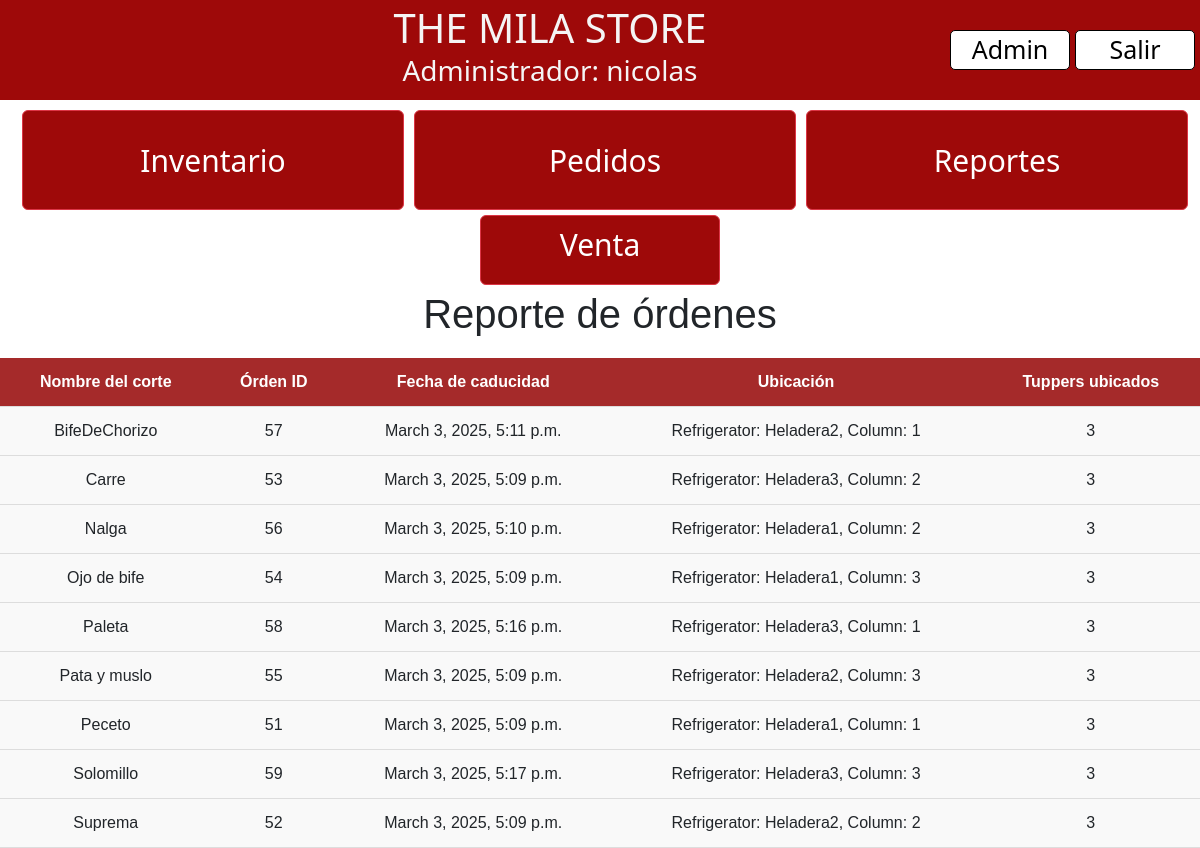
/expiration/ (signed in), run on the app's committed database.
### inventory/models.py (models this page shows, shortened)
class OrderAllocation(models.Model):
    order = models.ForeignKey(Order, related_name='allocations', on_delete=models.CASCADE)
    column = models.ForeignKey(Column, on_delete=models.CASCADE)
    tuppers_allocated = models.IntegerField()

class Order(models.Model):
    cut = models.ForeignKey(Cut, on_delete=models.CASCADE)
    tuppers_requested = models.IntegerField()
    created_at = models.DateTimeField(auto_now_add=True)
    tuppers_remaining = models.IntegerField()
    scheduled_date = models.DateTimeField(blank=True, null=True)
    expiration_date = models.DateTimeField(blank=True, null=True)

class Cut(models.Model):
    name = models.CharField(max_length=100)
    milas_per_tupper = models.IntegerField()
    reorder_threshold = models.IntegerField(default=10)
    reorder_tuppers = models.IntegerField(default=10)
    is_order_pending = models.BooleanField(default=False)
    color = ColorField(default='#FF0000')
    unit_price = models.DecimalField(max_digits=10, decimal_places=2, default=0.00, null=True, blank=True)
    days_until_expiration = models.IntegerField(default=180)

class Column(models.Model):
    refrigerator = models.ForeignKey(Refrigerator, on_delete=models.CASCADE)
    capacity = models.IntegerField(validators=[MinValueValidator(1)])
    def __str__(self):
        try:
            column_ids = list(Column.objects.filter(refrigerator=self.refrigerator).order_by('id').values_list('id', flat=True))
            column_index = column_ids.index(self.id) + 1
            return f"Refrigerator: {self.refrigerator.name}, Column: {column_index}"
        except (ValueError, AttributeError):
            return f"Refrigerator: {self.refrigerator.name}"

class Refrigerator(models.Model):
    name = models.CharField(max_length=100)

### inventory/views.py (the view)
# urls.py: path('expiration/', views.expiration_tracking_view, name='reports'),
def expiration_tracking_view(request):
    allocations = OrderAllocation.objects.select_related('order', 'order__cut', 'column').order_by('order__cut__name', 'order__expiration_date')
    grouped_allocations = defaultdict(list)
    for allocation in allocations:
        grouped_allocations[allocation.order.id].append(allocation)
    context = {
        'grouped_allocations': dict(grouped_allocations),  # Convert to regular dict for easier template access
    }
    return render(request, 'inventory/reports.html', context)

### inventory/templates/inventory/reports.html (shortened to what this page needs)
{% extends 'base.html' %}
{% load static %}
{% block css_files %}
    <link rel="stylesheet" href="{% static 'inventory/reports.css' %}">
{% endblock %}
{% block content %}
    <h1 id="nombre">Reporte de órdenes</h1>
    <table class="reporte-table">
        <thead>
        <tr>
            <th>Nombre del corte</th>
            <th>Órden ID</th>
            <th>Fecha de caducidad</th>
            <th>Ubicación</th>
            <th>Tuppers ubicados</th>
        </tr>
        </thead>
        <tbody>
        {% for order_id, allocations in grouped_allocations.items %}
            {% if allocations %}
                <tr>
                    <td rowspan="{{ allocations|length }}">{{ allocations.0.order.cut.name }}</td>
                    <td rowspan="{{ allocations|length }}">{{ allocations.0.order.id }}</td>
                    <td rowspan="{{ allocations|length }}">{{ allocations.0.order.expiration_date }}</td>
                    <td>{{ allocations.0.column }}</td>
                    <td>{{ allocations.0.tuppers_allocated }}</td>
                </tr>
            {% endif %}
        {% endfor %}
        </tbody>
    </table>
{% endblock %}

### templates/base.html (shortened to what this page needs)
{% load static %}
<!DOCTYPE html>
<html lang="esp">
<head>
    <link href="https://cdn.jsdelivr.net/npm/bootstrap@5.3.3/dist/css/bootstrap.min.css" rel="stylesheet"
>
    <link rel="stylesheet" href="{% static "base.css" %}">
    {% block css_files %}{% endblock %}
</head>
<body>
    <header id="navbar">
        <div id="tit">
            <h1>THE MILA STORE </h1>
            <h3>{% if user.is_staff or user.is_superuser %}Administrador{% else %}Empleado{% endif %}: {{ user.username }}</h3>
        </div>
        {% if user.is_staff or user.is_superuser %}
            <a href="{% url 'admin:index' %}" id="secondary">Admin</a>
        {% endif %}
        <a href="{% url 'logout' %}" id="secondary">Salir</a>
    </header>
    <div class="container-fluid">
        <a href="{% url 'inventory' %}"><button type="button" class="btn btn-danger">Inventario</button></a>
        <a href="{% url 'orders' %}"><button type="button" class="btn btn-danger">Pedidos</button></a>
        <a href="{% url 'reports' %}"><button type="button" class="btn btn-danger">Reportes</button></a>
    </div>
    <div  class="centered-container" >
    <a href="{% url 'sell_milas' %}" id="ventanaventa" class="btn btn-danger venta" >Venta</a>
    </div>
        {% block content %}
    {% endblock %}
</body>
</html>

### static/base.css (style rules this page uses)
html,body { margin: 0; }
header { display: flex; align-items: center; justify-content: space-between; background-color:#9e0909; font-size: 30px; width: 100%; height: 100px; color: whitesmoke; }
.btn-danger { width:100%; height: 100px; font-size:30px; margin:5px; background-color:#9e0909; }
.container-fluid { width:100%; display:flex; flex-direction:row; }
.container-fluid a, button { width:40%; height: 100px; font-size:25px; margin:5px; }
#secondary { text-align: center; width: 10%; background-color: white; color: black; margin-right: 5px; font-size: 25px; border: 1px solid black; text-decoration: none; border-radius: 5px; transition: background-color 0.3s, color 0.3s; }
#tit { padding-left:150px; margin:auto; text-align: center; }
h1 { text-align: center; display: inline-block; margin: 0; }
.venta { width: 20%; height: 70px; background-color:#9e0909; margin-left:40%; color:white; font-size:30px; }
.centered-container { display: flex; }

### inventory/static/inventory/reports.css (style rules this page uses)
.reporte-table { width: 100%; border-collapse: collapse; font-family: Arial, sans-serif; margin-top: 20px; }
th, td { padding: 12px; text-align: center; border-bottom: 1px solid #ddd; }
th { background-color: brown; color: white; font-weight: bold; }
table tr { background-color: #f9f9f9; }
#nombre { font-family: Vegur, 'PT Sans', Verdana, sans-serif; display: block; }

### data on the page
OrderAllocation: order.name "BifeDeChorizo", order "57", order.expiration_date "March 3, 2025, 5:11 p.m.", column.name "Refrigerator: Heladera2, Column: 1", tuppers_allocated "3"
OrderAllocation: order.name "Carre", order "53", order.expiration_date "March 3, 2025, 5:09 p.m.", column.name "Refrigerator: Heladera3, Column: 2", tuppers_allocated "3"
OrderAllocation: order.name "Nalga", order "56", order.expiration_date "March 3, 2025, 5:10 p.m.", column.name "Refrigerator: Heladera1, Column: 2", tuppers_allocated "3"
OrderAllocation: order.name "Ojo de bife", order "54", order.expiration_date "March 3, 2025, 5:09 p.m.", column.name "Refrigerator: Heladera1, Column: 3", tuppers_allocated "3"
OrderAllocation: order.name "Paleta", order "58", order.expiration_date "March 3, 2025, 5:16 p.m.", column.name "Refrigerator: Heladera3, Column: 1", tuppers_allocated "3"
OrderAllocation: order.name "Pata y muslo", order "55", order.expiration_date "March 3, 2025, 5:09 p.m.", column.name "Refrigerator: Heladera2, Column: 3", tuppers_allocated "3"
OrderAllocation: order.name "Peceto", order "51", order.expiration_date "March 3, 2025, 5:09 p.m.", column.name "Refrigerator: Heladera1, Column: 1", tuppers_allocated "3"
OrderAllocation: order.name "Solomillo", order "59", order.expiration_date "March 3, 2025, 5:17 p.m.", column.name "Refrigerator: Heladera3, Column: 3", tuppers_allocated "3"
OrderAllocation: order.name "Suprema", order "52", order.expiration_date "March 3, 2025, 5:09 p.m.", column.name "Refrigerator: Heladera2, Column: 2", tuppers_allocated "3"

### other printed values
{{ user.username }} "nicolas"
